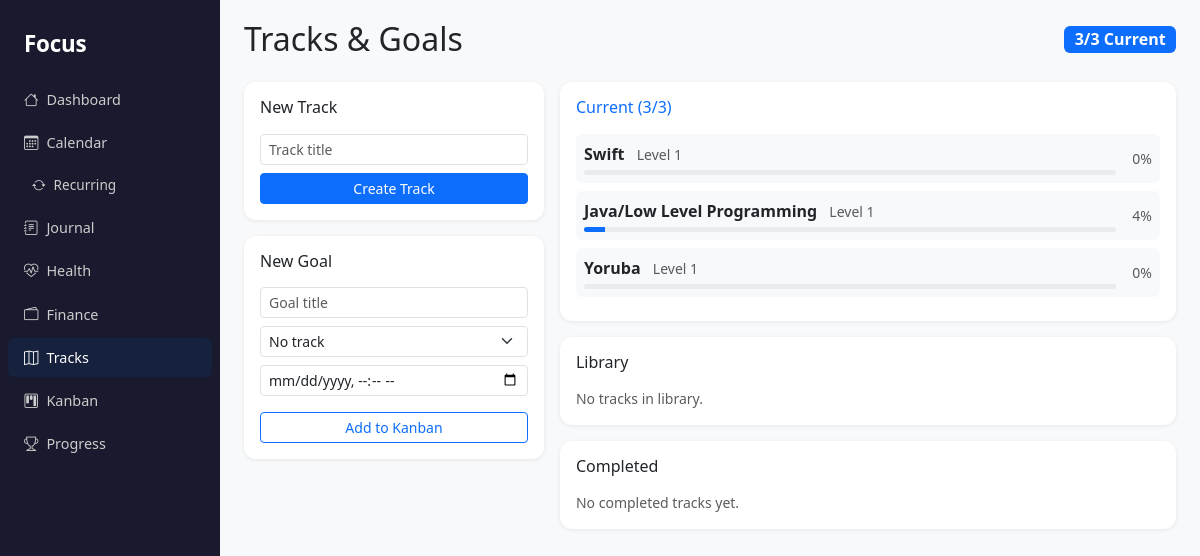
Page /tracks on the committed database.
### models.py (models this page shows)
class Track(db.Model):
    __tablename__ = "tracks"
    id = db.Column(db.String(36), primary_key=True, default=new_uuid)
    title = db.Column(db.String(200), nullable=False)
    status = db.Column(db.String(20), default="library")  # library, current, completed
    level = db.Column(db.Integer, default=1)
    calendar_block_id = db.Column(db.String(36), db.ForeignKey("calendar_blocks.id"), nullable=True)
    completed_at = db.Column(db.DateTime, nullable=True)
    created_at = db.Column(db.DateTime, default=datetime.utcnow)
    checkpoints = db.relationship("Checkpoint", backref="track", lazy=True, cascade="all, delete-orphan")
    goals = db.relationship("Goal", backref="track", lazy=True)
    calendar_block = db.relationship("CalendarBlock", backref="tracks")
    @property
    def completion_pct(self):
        if not self.checkpoints:
            return 0
        done = sum(1 for c in self.checkpoints if c.completed)
        return round((done / len(self.checkpoints)) * 100)

class Checkpoint(db.Model):
    __tablename__ = "checkpoints"
    id = db.Column(db.String(36), primary_key=True, default=new_uuid)
    track_id = db.Column(db.String(36), db.ForeignKey("tracks.id"), nullable=False)
    title = db.Column(db.String(200), nullable=False)
    description = db.Column(db.Text, default="")
    target_date = db.Column(db.Date, nullable=True)
    completed = db.Column(db.Boolean, default=False)
    is_goal = db.Column(db.Boolean, default=False)  # True when equipped as a goal
    created_at = db.Column(db.DateTime, default=datetime.utcnow)

### app.py (the view)
@app.route("/tracks")
def tracks_index():
    library = Track.query.filter_by(status="library").order_by(Track.created_at.desc()).all()
    current = Track.query.filter_by(status="current").order_by(Track.created_at.desc()).all()
    completed = Track.query.filter_by(status="completed").order_by(Track.completed_at.desc()).all()
    all_tracks = Track.query.all()
    goals_no_track = Goal.query.filter_by(track_id=None).order_by(Goal.created_at.desc()).all()
    return render_template("tracks/index.html",
        library=library, current=current, completed=completed,
        all_tracks=all_tracks, goals_no_track=goals_no_track,
        current_count=len(current)
    )

### templates/tracks/index.html (shortened to what this page needs)
{% extends "base.html" %}
{% block content %}
<div class="d-flex justify-content-between align-items-center mb-4 flex-wrap gap-2">
  <h2 class="mb-0">Tracks &amp; Goals</h2>
  <span class="badge bg-primary fs-6">{{ current_count }}/3 Current</span>
</div>
<div class="row g-3">
  <div class="col-12 col-md-4">
    <div class="card p-3 mb-3">
      <h6 class="mb-3">New Track</h6>
      <form method="post" action="{{ url_for('create_track') }}">
        <div class="mb-2">
          <input type="text" name="title" class="form-control form-control-sm" placeholder="Track title" required>
        </div>
        <button class="btn btn-primary btn-sm w-100">Create Track</button>
      </form>
    </div>
    <div class="card p-3">
      <h6 class="mb-3">New Goal</h6>
      <form method="post" action="{{ url_for('create_goal') }}">
        <div class="mb-2">
          <input type="text" name="title" class="form-control form-control-sm" placeholder="Goal title" required>
        </div>
        <div class="mb-2">
          <select name="track_id" class="form-select form-select-sm">
            <option value="">No track</option>
          </select>
        </div>
        <div class="mb-3">
          <input type="datetime-local" name="due_at" class="form-control form-control-sm">
        </div>
        <button class="btn btn-outline-primary btn-sm w-100">Add to Kanban</button>
      </form>
    </div>
  </div>
  <div class="col-12 col-md-8">
    <div class="card p-3 mb-3 border-primary">
      <h6 class="mb-3 text-primary">Current ({{ current_count }}/3)</h6>
      {% if current %}
        {% for track in current %}
          <div class="d-flex align-items-center p-2 mb-2 rounded bg-light">
            <div class="flex-grow-1" style="min-width:0;">
              <a href="{{ url_for('track_detail', id=track.id) }}" class="fw-semibold text-decoration-none text-dark">
                {{ track.title }}
              </a>
              <span class="text-muted small ms-2">Level {{ track.level }}</span>
              <div class="progress mt-1" style="height:5px;">
                <div class="progress-bar" style="width:{{ track.completion_pct }}%"></div>
              </div>
            </div>
            <span class="ms-3 text-muted small flex-shrink-0">{{ track.completion_pct }}%</span>
          </div>
        {% endfor %}
      {% else %}
        <p class="text-muted small mb-0">No current tracks. Promote one from your library.</p>
      {% endif %}
    </div>
    <div class="card p-3 mb-3">
      <h6 class="mb-3">Library</h6>
      {% if library %}
        {% for track in library %}
          <div class="d-flex align-items-center p-2 mb-1 rounded bg-light">
            <a href="{{ url_for('track_detail', id=track.id) }}"
              class="flex-grow-1 fw-semibold text-decoration-none text-dark" style="min-width:0;">
              {{ track.title }} <span class="text-muted small">Level {{ track.level }}</span>
            </a>
            {% if current_count < 3 %}
              <form method="post" action="{{ url_for('change_track_status', id=track.id) }}" class="ms-2 flex-shrink-0">
                <input type="hidden" name="status" value="current">
                <button class="btn btn-sm btn-outline-primary py-0">Set Current</button>
              </form>
            {% else %}
              <span class="text-muted small ms-2 flex-shrink-0">Limit reached</span>
            {% endif %}
          </div>
        {% endfor %}
      {% else %}
        <p class="text-muted small mb-0">No tracks in library.</p>
      {% endif %}
    </div>
    <div class="card p-3">
      <h6 class="mb-3">Completed</h6>
      {% if completed %}
        {% for track in completed %}
          <div class="d-flex align-items-center p-2 mb-1 rounded bg-light">
            <a href="{{ url_for('track_detail', id=track.id) }}"
              class="flex-grow-1 text-decoration-none text-muted" style="min-width:0;">
              <i class="bi bi-check-circle-fill text-success me-2"></i>
              {{ track.title }}
              <span class="small ms-2">{{ track.completed_at.strftime('%b %d, %Y') }}</span>
            </a>
          </div>
        {% endfor %}
      {% else %}
        <p class="text-muted small mb-0">No completed tracks yet.</p>
      {% endif %}
    </div>
  </div>
</div>
{% endblock %}

### static/focus.css (style rules this page uses)
:root { --sidebar-w: 220px; --topbar-h: 54px; --sidebar-bg: #1a1a2e; --sidebar-active: #16213e; --sidebar-text: #ccc; --radius-card: 12px; --shadow-card: 0 1px 4px rgba(0,0,0,.08); --gap-page: 1rem; }
*, *::before, *::after { box-sizing: border-box; }
body { background: #f8f9fa; overflow-x: hidden; -webkit-text-size-adjust: 100%; }
.card { border: none; border-radius: var(--radius-card); box-shadow: var(--shadow-card); }
@media (min-width: 768px) { body { height: 100vh; overflow: hidden; } }

### rows in the picture
Track: title "Swift", level "1", completion_pct "0"
Track: title "Java/Low Level Programming", level "1", completion_pct "4"
Track: title "Yoruba", level "1", completion_pct "0"

### other values in the picture
{{ current_count }} "3"
